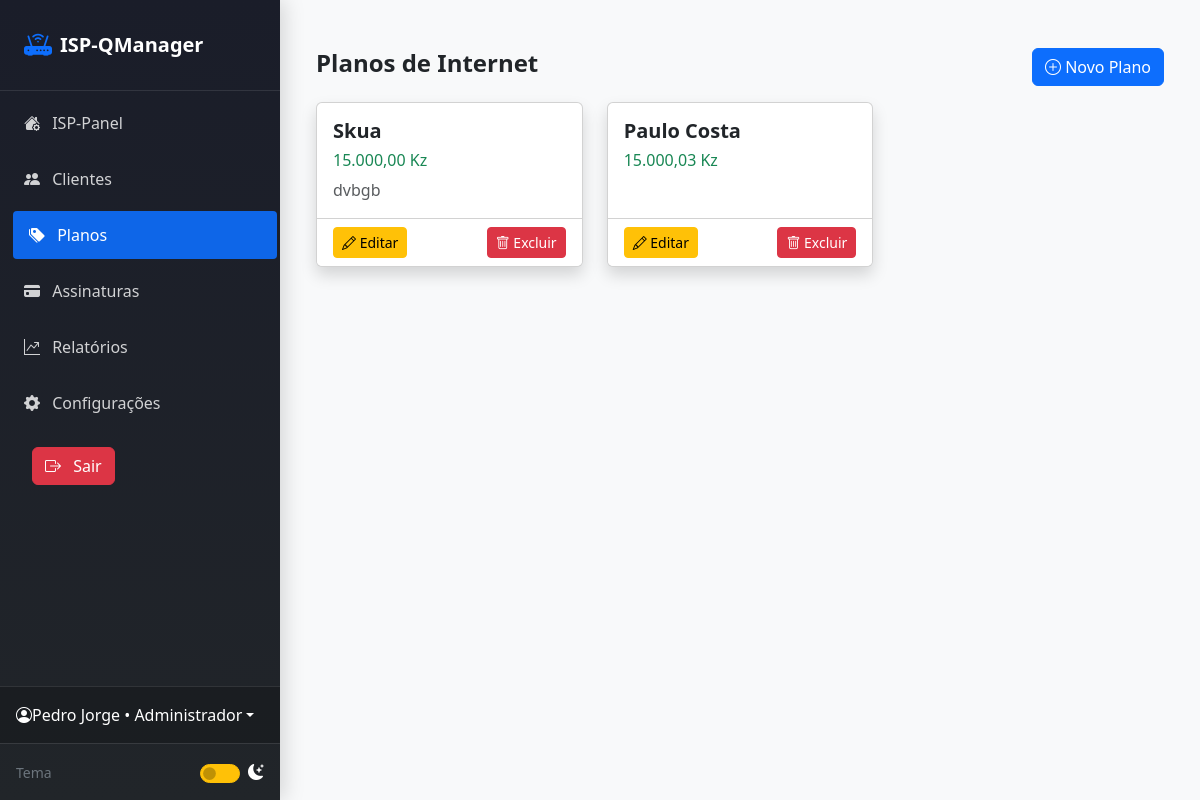
Page /plans/index.php (signed in) on the committed database.
### tables this page shows
CREATE TABLE `users` (
  `user_id` int(11) NOT NULL,
  `primeiro_nome` varchar(45) DEFAULT NULL,
  `ultimo_nome` varchar(45) DEFAULT NULL,
  `email` varchar(100) DEFAULT NULL,
  `password` varchar(255) DEFAULT NULL,
  `is_adm` tinyint(4) DEFAULT '0'
);

CREATE TABLE `planos` (
  `plan_id` int(11) NOT NULL,
  `nome` varchar(45) DEFAULT NULL,
  `preco` decimal(10,2) DEFAULT NULL,
  `descricao` text,
  `categoria_categoria_id` int(11) DEFAULT NULL
);

### layout/sessao.php (called while the page is built, shortened)
<?php
include "../config/database.php";
$id = $_SESSION['user']['user_id'];
$sessao = $qmanager->prepare("SELECT primeiro_nome, ultimo_nome, email, is_adm FROM users WHERE user_id = ?");
$sessao->bind_param("i", $id);
$sessao->execute();
$result = $sessao->get_result();
$user = $result->fetch_assoc();
$nome = $user['primeiro_nome'] . ' ' . $user['ultimo_nome'];
$role = ($user['is_adm'] == 1) ? 'Administrador' : 'Usuário';

### plans/index.php (the view, shortened to what this page needs)
<?php
include "../layout/header.php";
$result = $qmanager->query("SELECT * FROM planos");
?>
<div class="d-flex justify-content-between align-items-center mb-3">
    <h4 class="fw-bold">Planos de Internet</h4>
    <a href="create.php" class="btn btn-primary">
        <i class="bi bi-plus-circle"></i> Novo Plano
    </a>
</div>
<div class="row">
<?php while($p = $result->fetch_assoc()): ?>
    <div class="col-md-4 mb-3">
        <div class="card shadow h-100">
            <div class="card-body">
                <h5 class="card-title fw-bold"><?= $p['nome'] ?></h5>
                <h6 class="text-success mb-2">
                    <?= number_format($p['preco'], 2, ',', '.') ?> Kz
                </h6>
                <p class="card-text text-muted">
                    <?= nl2br($p['descricao']) ?>
                </p>
            </div>
            <div class="card-footer bg-white d-flex justify-content-between">
                <a href="edit.php?id=<?= $p['plan_id'] ?>" class="btn btn-warning btn-sm">
                    <i class="bi bi-pencil"></i> Editar
                </a>
                <a href="delete.php?id=<?= $p['plan_id'] ?>"
                   class="btn btn-danger btn-sm"
                   onclick="return confirm('Tem certeza que deseja excluir este plano?')">
                    <i class="bi bi-trash"></i> Excluir
                </a>
            </div>
        </div>
    </div>
<?php endwhile; ?>
</div>
<?php include "../layout/footer.php"; ?>

### layout/navbar.php (shortened to what this page needs)
<?php
include "../config/database.php";
$current_page = basename($_SERVER['PHP_SELF'], '.php');
$current_dir = basename(dirname($_SERVER['PHP_SELF']));
include "sessao.php";
?>
<!DOCTYPE html>
<html lang="pt-BR" data-bs-theme="light">
<head>
    <link href="https://cdn.jsdelivr.net/npm/bootstrap@5.3.2/dist/css/bootstrap.min.css" rel="stylesheet">
    <link rel="stylesheet" href="https://cdn.jsdelivr.net/npm/bootstrap-icons@1.11.1/font/bootstrap-icons.css">
</head>
<body>
<div class="dashboard-wrapper">
    <nav class="sidebar" id="sidebar">
        <div class="sidebar-brand">
            <a href="../dashboard/index.php" class="d-flex align-items-center text-white text-decoration-none">
                <i class="bi bi-router-fill text-primary fs-3 me-2"></i>
                <span class="fs-5 fw-bold">ISP-QManager</span>
            </a>
        </div>
        <ul class="nav nav-pills flex-column">
            <li class="nav-item">
                <a href="../dashboard/index.php" class="nav-link <?php echo ($current_page == 'index' && $current_dir == 'dashboard') ? 'active' : ''; ?>">
                <i class="bi bi-house-gear-fill"></i>
                    <span class="ms-2">ISP-Panel</span>
                </a>
            </li>
            <li class="nav-item">
                <a href="../clients/index.php" class="nav-link <?php echo ($current_dir == 'clients') ? 'active' : ''; ?>">
                    <i class="bi bi-people-fill"></i>
                    <span class="ms-2">Clientes</span>
                </a>
            </li>
            <li class="nav-item">
                <a href="../plans/index.php" class="nav-link <?php echo ($current_dir == 'plans') ? 'active' : ''; ?>">
                    <i class="bi bi-tags-fill"></i>
                    <span class="ms-2">Planos</span>
                </a>
            </li>
            <li class="nav-item">
                <a href="../subscriptions/index.php" class="nav-link <?php echo ($current_dir == 'subscriptions') ? 'active' : ''; ?>">
                    <i class="bi bi-credit-card-fill"></i>
                    <span class="ms-2">Assinaturas</span>
                </a>
            </li>
            <li class="nav-item">
                <a href="../reports/index.php" class="nav-link <?php echo ($current_dir == 'reports') ? 'active' : ''; ?>">
                    <i class="bi bi-graph-up-arrow"></i>
                    <span class="ms-2">Relatórios</span>
                </a>
            </li>
            <li class="nav-item">
                <a href="../configuracoes/index.php" class="nav-link <?php echo ($current_dir == 'settings') ? 'active' : ''; ?>">
                    <i class="bi bi-gear-fill"></i>
                    <span class="ms-2">Configurações</span>
                </a>
            </li>
            <li class="nav-item">
                <a href="../auth/logout.php" class="nav-link <?php echo ($current_dir == 'support') ? 'active' : ''; ?>">
                    <span class="ms-2 btn btn-danger" > <i class="bi bi-box-arrow-right me-2"></i> Sair</span>
                </a>
            </li>
        </ul>
        <div class="user-section">
            <div class="dropdown">
                <a href="perfil.php" class="d-flex align-items-center text-white text-decoration-none dropdown-toggle" data-bs-toggle="dropdown">
                <i class="bi bi-person-circle">  </i>
                     <span>
                     <?=   $nome ?> • <?= ucfirst($role) ?>
                </span>
                </a>
            </div>
        </div>
        <div class="theme-toggle-wrapper">
            <div class="d-flex align-items-center justify-content-between text-white">
                <small class="text-secondary">Tema</small>
                <div class="form-check form-switch m-0">
                    <input class="form-check-input bg-warning border-warning" type="checkbox" id="themeToggle" style="width: 2.5em; height: 1.2em;">
                    <label class="form-check-label ms-2" for="themeToggle">
                        <i class="bi bi-moon-stars-fill text-white" id="themeIcon"></i>
                    </label>
                </div>
            </div>
        </div>
    </nav>
    <main class="main-content">
        <div class="content-area">

### layout/navbar.php (style rules this page uses)
:root { --sidebar-width: 280px; --sidebar-collapsed: 80px; --transition-base: all 0.3s ease-in-out; }
html, body { height: 100%; margin: 0; padding: 0; overflow-x: hidden; }
.dashboard-wrapper { display: flex; min-height: 100vh; width: 100%; }
.sidebar { width: var(--sidebar-width); min-height: 100vh; position: fixed; top: 0; left: 0; z-index: 1040; background: linear-gradient(180deg, #1a1d29 0%, #212529 100%); transition: var(--transition-base); display: flex; flex-direction: column; box-shadow: 4px 0 20px rgba(0,0,0,0.15); }
.main-content { flex: 1; margin-left: var(--sidebar-width); min-height: 100vh; background-color: #f8f9fa; transition: var(--transition-base); display: flex; flex-direction: column; }
.content-area { flex: 1; padding: 1.5rem; }
.sidebar .nav { flex: 1; overflow-y: auto; padding: 0.5rem; }
.sidebar .nav-link { border-radius: 4px; margin-bottom: 0.5rem; padding: 0.75rem 1rem; color: rgba(255,255,255,0.8) !important; transition: var(--transition-base); font-weight: 500; }
.sidebar .nav-link:hover, .sidebar .nav-link.active { background: rgba(13, 110, 253, 0.9); color: #fff !important; transform: translateX(5px); }
.sidebar .nav-link i { width: 24px; text-align: center; }
.sidebar-brand { padding: 1.5rem; border-bottom: 1px solid rgba(255,255,255,0.1); }
.user-section { padding: 1rem; border-top: 1px solid rgba(255,255,255,0.1); background: rgba(0,0,0,0.2); }
.theme-toggle-wrapper { padding: 1rem; border-top: 1px solid rgba(255,255,255,0.1); }

### rows in the picture
users: nome "Pedro Jorge", is_adm "Administrador"
planos: nome "Skua", preco "15.000,00", descricao "dvbgb"
planos: nome "Paulo Costa", preco "15.000,03"
